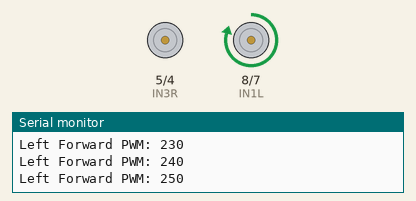
A sketch run on a simulated Arduino Uno, built with avr-gcc and run on an emulated ATmega328P. On the bench: motor-driver pin pairs drawn as motors (green arrow = first pin HIGH = forward, orange = second pin HIGH = backward, longer = more drive, scaled by the enable pin), the last lines printed to the serial monitor.

Above: at 3.2 s.
At 16.88 s:
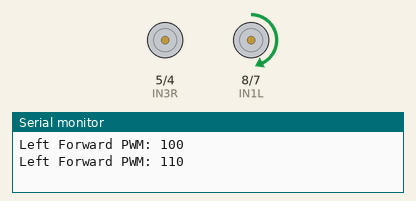
At 26.9 s:
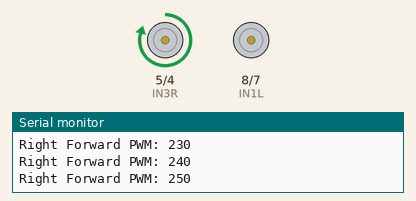
At 38.3 s:
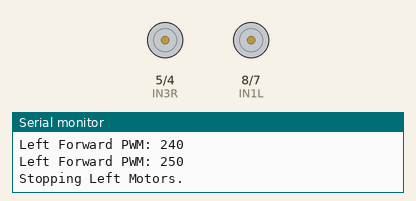
Timing chart, 0 to 39.8 s (numbered marks = the images above):
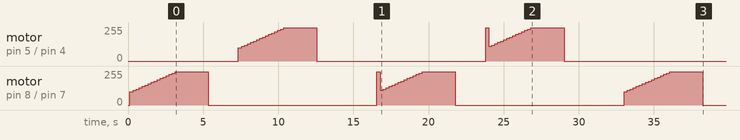

The sketch:

l298_pwm_test_2.ino
```cpp
// Define L298N connections for the Left Side Motors (Motor A)
const int ENAL = 9;  // Enable Pin for Left Motors (PWM)
const int IN1L = 8;  // Input 1 for Left Motors
const int IN2L = 7;  // Input 2 for Left Motors

// Define L298N connections for the Right Side Motors (Motor B)
const int ENAR = 10; // Enable Pin for Right Motors (PWM)
const int IN3R = 5;  // Input 3 for Right Motors
const int IN4R = 4;  // Input 4 for Right Motors

// Test specific delay settings
const int sweepDelay = 200; // Delay between PWM steps (in milliseconds)
const int stopDelay = 2000; // Delay when motors are stopped (2 seconds)

// --- Custom Test Parameters ---
const int startPWM = 100; // Start PWM from a higher value (e.g., 100 or 150 or 200)
const int pwmIncrement = 10; // How much to increase PWM each step
const int endPWM = 255;     // Max PWM value

void setup() {
  // Set all control pins as OUTPUT
  pinMode(ENAL, OUTPUT);
  pinMode(IN1L, OUTPUT);
  pinMode(IN2L, OUTPUT);

  pinMode(ENAR, OUTPUT);
  pinMode(IN3R, OUTPUT);
  pinMode(IN4R, OUTPUT);

  // Initialize all motors to stop
  digitalWrite(IN1L, LOW);
  digitalWrite(IN2L, LOW);
  analogWrite(ENAL, 0); // PWM 0 to stop

  digitalWrite(IN3R, LOW);
  digitalWrite(IN4R, LOW);
  analogWrite(ENAR, 0); // PWM 0 to stop

  Serial.begin(9600); // Start serial communication for debugging
  Serial.println("L298N Motor Driver PWM Threshold Test Started.");
  Serial.println("Focus on the *lowest* PWM value at which motors start moving.");
}

void loop() {
  // --- Test Left Motors (Forward) ---
  Serial.println("\n--- Testing Left Motors: FORWARD (PWM from " + String(startPWM) + " to " + String(endPWM) + ") ---");
  digitalWrite(IN1L, HIGH); // Set direction forward
  digitalWrite(IN2L, LOW);

  for (int pwmValue = startPWM; pwmValue <= endPWM; pwmValue += pwmIncrement) { // Sweep PWM
    analogWrite(ENAL, pwmValue); // Apply PWM
    Serial.print("Left Forward PWM: ");
    Serial.println(pwmValue);
    delay(sweepDelay);
  }
  delay(stopDelay); // Wait at full speed

  // Stop Left Motors
  Serial.println("Stopping Left Motors.");
  analogWrite(ENAL, 0); // Set PWM to 0
  delay(stopDelay);

  // --- Test Right Motors (Forward) ---
  Serial.println("\n--- Testing Right Motors: FORWARD (PWM from " + String(startPWM) + " to " + String(endPWM) + ") ---");
  digitalWrite(IN3R, HIGH); // Set direction forward
  digitalWrite(IN4R, LOW);

  for (int pwmValue = startPWM; pwmValue <= endPWM; pwmValue += pwmIncrement) { // Sweep PWM
    analogWrite(ENAR, pwmValue); // Apply PWM
    Serial.print("Right Forward PWM: ");
    Serial.println(pwmValue);
    delay(sweepDelay);
  }
  delay(stopDelay); // Wait at full speed

  // Stop Right Motors
  Serial.println("Stopping Right Motors.");
  analogWrite(ENAR, 0);
  delay(stopDelay * 2); // Longer stop before repeating the whole sequence

  // To simplify the test and focus on startup, I've removed backward sweep for brevity.
  // You can re-add if needed, following the same pattern for IN1L/IN2L and IN3R/IN4R logic.
}
```

Measured:
- by itself, motor on pin 5 (IN3R) / pin 4 (IN4R): stopped → forward 100/255 at 7.3 s, → forward 110/255 0.22 s later, → forward 120/255 0.20 s later, → forward 130/255 0.20 s later, … (34 changes in this stretch)
- by itself, motor on pin 8 (IN1L) / pin 7 (IN2L): stopped → forward 100/255 at 0.11 s, → forward 110/255 0.22 s later, → forward 120/255 0.20 s later, → forward 130/255 0.20 s later, … (51 changes in this stretch)
